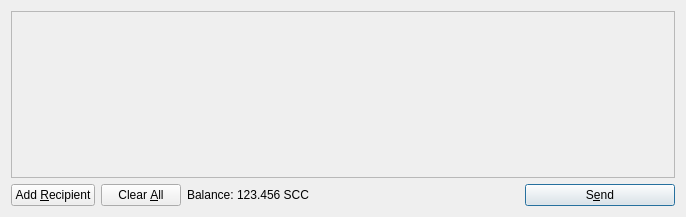
<?xml version="1.0" encoding="UTF-8"?>
<ui version="4.0">
 <class>SendCoinsDialog</class>
 <widget class="QDialog" name="SendCoinsDialog">
  <property name="geometry">
   <rect>
    <x>0</x>
    <y>0</y>
    <width>686</width>
    <height>217</height>
   </rect>
  </property>
  <property name="windowTitle">
   <string>Send Coins</string>
  </property>
  <layout class="QVBoxLayout" name="verticalLayout">
   <item>
    <widget class="QScrollArea" name="scrollArea">
     <property name="widgetResizable">
      <bool>true</bool>
     </property>
     <widget class="QWidget" name="scrollAreaWidgetContents">
      <property name="geometry">
       <rect>
        <x>0</x>
        <y>0</y>
        <width>666</width>
        <height>165</height>
       </rect>
      </property>
      <layout class="QVBoxLayout" name="verticalLayout_2">
       <property name="margin">
        <number>0</number>
       </property>
       <item>
        <layout class="QVBoxLayout" name="entries">
         <property name="spacing">
          <number>6</number>
         </property>
        </layout>
       </item>
       <item>
        <spacer name="verticalSpacer">
         <property name="orientation">
          <enum>Qt::Vertical</enum>
         </property>
         <property name="sizeHint" stdset="0">
          <size>
           <width>20</width>
           <height>40</height>
          </size>
         </property>
        </spacer>
       </item>
      </layout>
     </widget>
    </widget>
   </item>
   <item>
    <layout class="QHBoxLayout" name="horizontalLayout">
     <item>
      <widget class="QPushButton" name="addButton">
       <property name="toolTip">
        <string>Send to multiple recipients at once</string>
       </property>
       <property name="text">
        <string>Add &amp;Recipient</string>
       </property>
       <property name="icon">
        <iconset resource="../bitcoin.qrc">
         <normaloff>:/icons/add</normaloff>:/icons/add</iconset>
       </property>
       <property name="autoDefault">
        <bool>false</bool>
       </property>
      </widget>
     </item>
     <item>
      <widget class="QPushButton" name="clearButton">
       <property name="sizePolicy">
        <sizepolicy hsizetype="Minimum" vsizetype="Fixed">
         <horstretch>0</horstretch>
         <verstretch>0</verstretch>
        </sizepolicy>
       </property>
       <property name="toolTip">
        <string>Remove all transaction fields</string>
       </property>
       <property name="text">
        <string>Clear &amp;All</string>
       </property>
       <property name="icon">
        <iconset resource="../bitcoin.qrc">
         <normaloff>:/icons/remove</normaloff>:/icons/remove</iconset>
       </property>
       <property name="autoRepeatDelay">
        <number>300</number>
       </property>
       <property name="autoDefault">
        <bool>false</bool>
       </property>
      </widget>
     </item>
     <item>
      <layout class="QHBoxLayout" name="horizontalLayout_2">
       <property name="spacing">
        <number>3</number>
       </property>
       <item>
        <widget class="QLabel" name="label">
         <property name="text">
          <string>Balance:</string>
         </property>
        </widget>
       </item>
       <item>
        <widget class="QLabel" name="labelBalance">
         <property name="cursor">
          <cursorShape>IBeamCursor</cursorShape>
         </property>
         <property name="text">
          <string>123.456 SCC</string>
         </property>
         <property name="textInteractionFlags">
          <set>Qt::LinksAccessibleByMouse|Qt::TextSelectableByKeyboard|Qt::TextSelectableByMouse</set>
         </property>
        </widget>
       </item>
      </layout>
     </item>
     <item>
      <spacer name="horizontalSpacer">
       <property name="orientation">
        <enum>Qt::Horizontal</enum>
       </property>
       <property name="sizeHint" stdset="0">
        <size>
         <width>40</width>
         <height>20</height>
        </size>
       </property>
      </spacer>
     </item>
     <item>
      <widget class="QPushButton" name="sendButton">
       <property name="minimumSize">
        <size>
         <width>150</width>
         <height>0</height>
        </size>
       </property>
       <property name="toolTip">
        <string>Confirm the send action</string>
       </property>
       <property name="text">
        <string>S&amp;end</string>
       </property>
       <property name="icon">
        <iconset resource="../bitcoin.qrc">
         <normaloff>:/icons/send</normaloff>:/icons/send</iconset>
       </property>
       <property name="default">
        <bool>true</bool>
       </property>
      </widget>
     </item>
    </layout>
   </item>
  </layout>
 </widget>
 <resources>
  <include location="../bitcoin.qrc"/>
 </resources>
 <connections/>
</ui>
